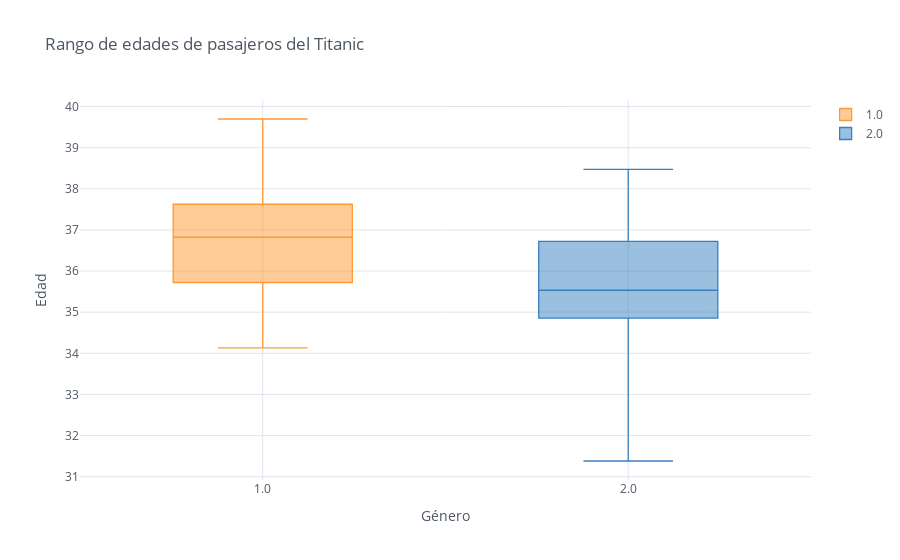

Notebook cell for this chart:
### Code cell
# Boxplot o grafico de caja

Data.iplot(kind='box', xTitle='Género',
                    yTitle='Edad', title='Rango de edades encuestados')

### Figure 1 — Plotly figure (JSON) as saved in the notebook; plotly's stock layout.template omitted (floating-point values rounded to 4 significant figures)
{"data": [{"boxpoints": false, "line": {"width": 1.3}, "marker": {"color": "rgba(255, 153, 51, 1.0)"}, "name": "1.0", "orientation": "v", "type": "box", "y": [35.39, 36.42, 36.87, 39.7, 37.58, 35.03, 35.25, 36.29, 38.38, 37.26, 36.19, 35.82, 35.91, 37.66, 37.2, 34.81, 38.44, 34.13, 38.18, 34.49, 37.1, 35.94, 35.62, 37.98, 37.12, 37.55, 39.01, 38.2, 35.33, 36.57, 36.87, 36.78]}, {"boxpoints": false, "line": {"width": 1.3}, "marker": {"color": "rgba(55, 128, 191, 1.0)"}, "name": "2.0", "orientation": "v", "type": "box", "y": [34.27, 34.65, 36.7, 36.87, 35.43, 34.22, 31.38, 35.36, 36.55, 38.05, 35.23, 36.75, 35.17, 35.96, 36.01, 34.96, 35.67, 33.81, 36.65, 34.1, 35.09, 34.75, 35.02, 36.78, 36.14, 36.91, 38.47, 36.78, 32.72, 35.63, 35.39, 36.84]}], "layout": {"legend": {"bgcolor": "#FFFFFF", "font": {"color": "#4D5663"}}, "paper_bgcolor": "#FFFFFF", "plot_bgcolor": "#FFFFFF", "title": {"font": {"color": "#4D5663"}, "text": "Rango de edades de pasajeros del Titanic"}, "xaxis": {"gridcolor": "#E1E5ED", "showgrid": true, "tickfont": {"color": "#4D5663"}, "title": {"font": {"color": "#4D5663"}, "text": "Género"}, "zerolinecolor": "#E1E5ED"}, "yaxis": {"gridcolor": "#E1E5ED", "showgrid": true, "tickfont": {"color": "#4D5663"}, "title": {"font": {"color": "#4D5663"}, "text": "Edad"}, "zerolinecolor": "#E1E5ED"}}}
